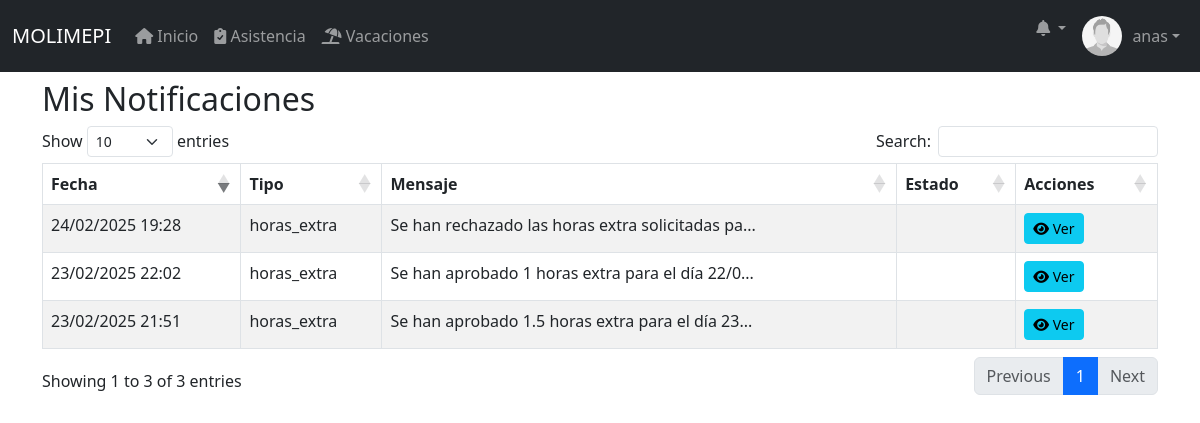
The page /public/ver_notificaciones.php (signed in) on the database its author committed.
### tables this page shows
CREATE TABLE `usuarios` (
  `ID` int(11) NOT NULL,
  `nombre` varchar(100) NOT NULL,
  `identificacion` varchar(50) NOT NULL,
  `cargo` varchar(50) NOT NULL,
  `telefono` varchar(20) DEFAULT NULL,
  `correo` varchar(100) DEFAULT NULL,
  `nickname` varchar(50) NOT NULL,
  `password` varchar(255) DEFAULT NULL,
  `rol` enum('Administrador','Empleado') DEFAULT 'Empleado',
  `imagen` varchar(255) DEFAULT 'imgs/nofoto.png',
  `fecha_registro` timestamp NOT NULL DEFAULT current_timestamp(),
  `cambio_password` tinyint(1) DEFAULT 0
);

CREATE TABLE `notificaciones` (
  `ID` int(11) NOT NULL,
  `usuario_id` int(11) DEFAULT NULL,
  `tipo` varchar(50) DEFAULT NULL,
  `referencia_id` int(11) DEFAULT NULL,
  `mensaje` text DEFAULT NULL,
  `comentario` text DEFAULT NULL,
  `leida` tinyint(1) DEFAULT 0,
  `estado` varchar(50) DEFAULT NULL,
  `fecha_creacion` timestamp NOT NULL DEFAULT current_timestamp()
);

### public/includes/auth.php (called while the page is built, shortened)
<?php
function esAdmin() {
    return isset($_SESSION['rol']) && $_SESSION['rol'] === 'Administrador';
}
?>

### public/ver_notificaciones.php (the view, shortened to what this page needs)
<!DOCTYPE html>
<html lang="es">
<head>
    <link href="https://cdn.jsdelivr.net/npm/bootstrap@5.3.0/dist/css/bootstrap.min.css" rel="stylesheet">
    <link href="https://cdnjs.cloudflare.com/ajax/libs/font-awesome/6.0.0/css/all.min.css" rel="stylesheet">
    <link href="https://cdn.datatables.net/1.11.5/css/dataTables.bootstrap5.min.css" rel="stylesheet">
    <link href="https://cdn.datatables.net/responsive/2.2.9/css/responsive.bootstrap5.min.css" rel="stylesheet">
</head>
<body>
    <?php
    require_once '../config/database.php';
    $usuario_id = $_SESSION['usuario_id'];
    $es_admin = $_SESSION['rol'] === 'Administrador';
    if ($es_admin) {
        $sql = "SELECT n.ID, n.mensaje, n.tipo, n.estado, n.comentario, n.fecha_creacion,
                       u.nombre as nombre_usuario, u.ID as usuario_id,
                       CASE
                           WHEN n.tipo = 'solicitud_password' THEN 'Solicitud de Contraseña'
                           WHEN n.tipo = 'respuesta_password' THEN 'Respuesta de Solicitud'
                           ELSE n.tipo
                       END as tipo_formato
                FROM notificaciones n
                LEFT JOIN usuarios u ON n.usuario_id = u.ID
                ORDER BY n.fecha_creacion DESC";
        $stmt = $pdo->prepare($sql);
        $stmt->execute();
    } else {
        $sql = "SELECT n.ID, n.mensaje, n.tipo, n.estado, n.comentario, n.fecha_creacion,
                       CASE
                           WHEN n.tipo = 'solicitud_password' THEN 'Solicitud de Contraseña'
                           WHEN n.tipo = 'respuesta_password' THEN 'Respuesta de Solicitud'
                           ELSE n.tipo
                       END as tipo_formato
                FROM notificaciones n
                WHERE n.usuario_id = :usuario_id
                ORDER BY n.fecha_creacion DESC";
        $stmt = $pdo->prepare($sql);
        $stmt->execute(['usuario_id' => $usuario_id]);
    }
    $notificaciones = $stmt->fetchAll(PDO::FETCH_ASSOC);
    ?>
    <?php include 'navbar.php'; ?>
    <div class="container mt-4">
        <h2>
            <?php echo $es_admin ? 'Gestión de Notificaciones' : 'Mis Notificaciones'; ?>
        </h2>
        <div class="table-responsive">
            <table id="tabla-notificaciones" class="table table-striped table-bordered">
                <thead>
                    <tr>
                        <th>Fecha</th>
                        <th>Tipo</th>
                        <th>Mensaje</th>
                        <th>Estado</th>
                        <th>Acciones</th>
                    </tr>
                </thead>
                <tbody>
                    <?php foreach ($notificaciones as $row): ?>
                        <tr>
                            <td><?php echo date('d/m/Y H:i', strtotime($row['fecha_creacion'])); ?></td>
                            <td><?php echo htmlspecialchars($row['tipo_formato']); ?></td>
                            <td>
                                <?php
                                $mensaje_corto = strlen($row['mensaje']) > 50
                                    ? substr($row['mensaje'], 0, 47) . '...'
                                    : $row['mensaje'];
                                echo htmlspecialchars($mensaje_corto);
                                ?>
                            </td>
                            <td>
                            </td>
                            <td>
                                <?php if ($es_admin && $row['tipo'] === 'solicitud_password' && empty($row['estado'])): ?>
                                    <div class="btn-group">
                                        <button type="button"
                                                class="btn btn-success btn-sm"
                                                data-id="<?php echo $row['ID']; ?>"
                                                data-mensaje="<?php echo htmlspecialchars($row['mensaje']); ?>"
                                                onclick="mostrarModalConfirmacion(this, true)">
                                            <i class="fas fa-check"></i> Aprobar
                                        </button>
                                        <button type="button"
                                                class="btn btn-danger btn-sm"
                                                data-id="<?php echo $row['ID']; ?>"
                                                data-mensaje="<?php echo htmlspecialchars($row['mensaje']); ?>"
                                                onclick="mostrarModalConfirmacion(this, false)">
                                            <i class="fas fa-times"></i> Rechazar
                                        </button>
                                    </div>
                                <?php else: ?>
                                    <button type="button"
                                            class="btn btn-info btn-sm"
                                            data-id="<?php echo $row['ID']; ?>"
                                            data-tipo="<?php echo htmlspecialchars($row['tipo']); ?>"
                                            data-mensaje="<?php echo htmlspecialchars($row['mensaje']); ?>"
                                            data-comentario="<?php echo htmlspecialchars($row['comentario'] ?? ''); ?>"
                                            data-estado="<?php echo htmlspecialchars($row['estado'] ?? ''); ?>"
                                            onclick="verDetalleNotificacion(this)">
                                        <i class="fas fa-eye"></i> Ver
                                    </button>
                                <?php endif; ?>
                            </td>
                        </tr>
                    <?php endforeach; ?>
                </tbody>
            </table>
        </div>
    </div>
</body>
</html>

### public/navbar.php (shortened to what this page needs)
<?php
require_once '../config/database.php';
require_once 'includes/auth.php';
$usuario_id = obtenerIdUsuario();
$es_admin = esAdmin();
$stmt = $pdo->prepare("SELECT nombre, imagen FROM usuarios WHERE ID = :id");
$stmt->execute(['id' => $usuario_id]);
$usuario = $stmt->fetch(PDO::FETCH_ASSOC);
$imagenPerfil = (!empty($usuario['imagen']) && file_exists("../" . $usuario['imagen'])) ? "../" . $usuario['imagen'] : '../public/imgs/nofoto.png';
?>
<nav class="navbar navbar-expand-lg navbar-dark bg-dark fixed-top">
    <div class="container-fluid">
        <a class="navbar-brand" href="dashboard.php">MOLIMEPI</a>
        <div class="collapse navbar-collapse" id="navbarNav">
            <ul class="navbar-nav me-auto mb-2 mb-lg-0">
                <li class="nav-item">
                    <a class="nav-link" href="dashboard.php"><i class="fas fa-home"></i> Inicio</a>
                </li>
                <li class="nav-item">
                    <a class="nav-link" href="asistencia.php"><i class="fas fa-clipboard-check"></i> Asistencia</a>
                </li>
                <li class="nav-item">
                    <a class="nav-link" href="vacaciones.php"><i class="fas fa-umbrella-beach"></i> Vacaciones</a>
                </li>
            </ul>
            <ul class="navbar-nav ms-auto">
                <li class="nav-item dropdown">
                    <a class="nav-link dropdown-toggle position-relative" href="#" id="notificacionesDropdown" role="button" data-bs-toggle="dropdown" aria-expanded="false">
                        <i class="fas fa-bell"></i>
                    </a>
                </li>
                <li class="nav-item dropdown">
                    <a class="nav-link dropdown-toggle d-flex align-items-center" href="#" id="userDropdown" role="button" data-bs-toggle="dropdown" aria-expanded="false">
                        <img src="<?php echo $imagenPerfil; ?>" class="rounded-circle" style="width: 40px; height: 40px; margin-right: 10px;">
                        <span><?php echo htmlspecialchars($usuario['nombre']); ?></span>
                    </a>
                </li>
            </ul>
        </div>
    </div>
</nav>

### rows shown on the page
usuarios: imagen (placeholder picture), nombre "anas"
notificaciones: fecha_creacion "24/02/2025 19:28", tipo_formato "horas_extra", mensaje "Se han rechazado las horas extra solicitadas pa..."
notificaciones: fecha_creacion "23/02/2025 22:02", tipo_formato "horas_extra", mensaje "Se han aprobado 1 horas extra para el día 22/0..."
notificaciones: fecha_creacion "23/02/2025 21:51", tipo_formato "horas_extra", mensaje "Se han aprobado 1.5 horas extra para el día 23..."
